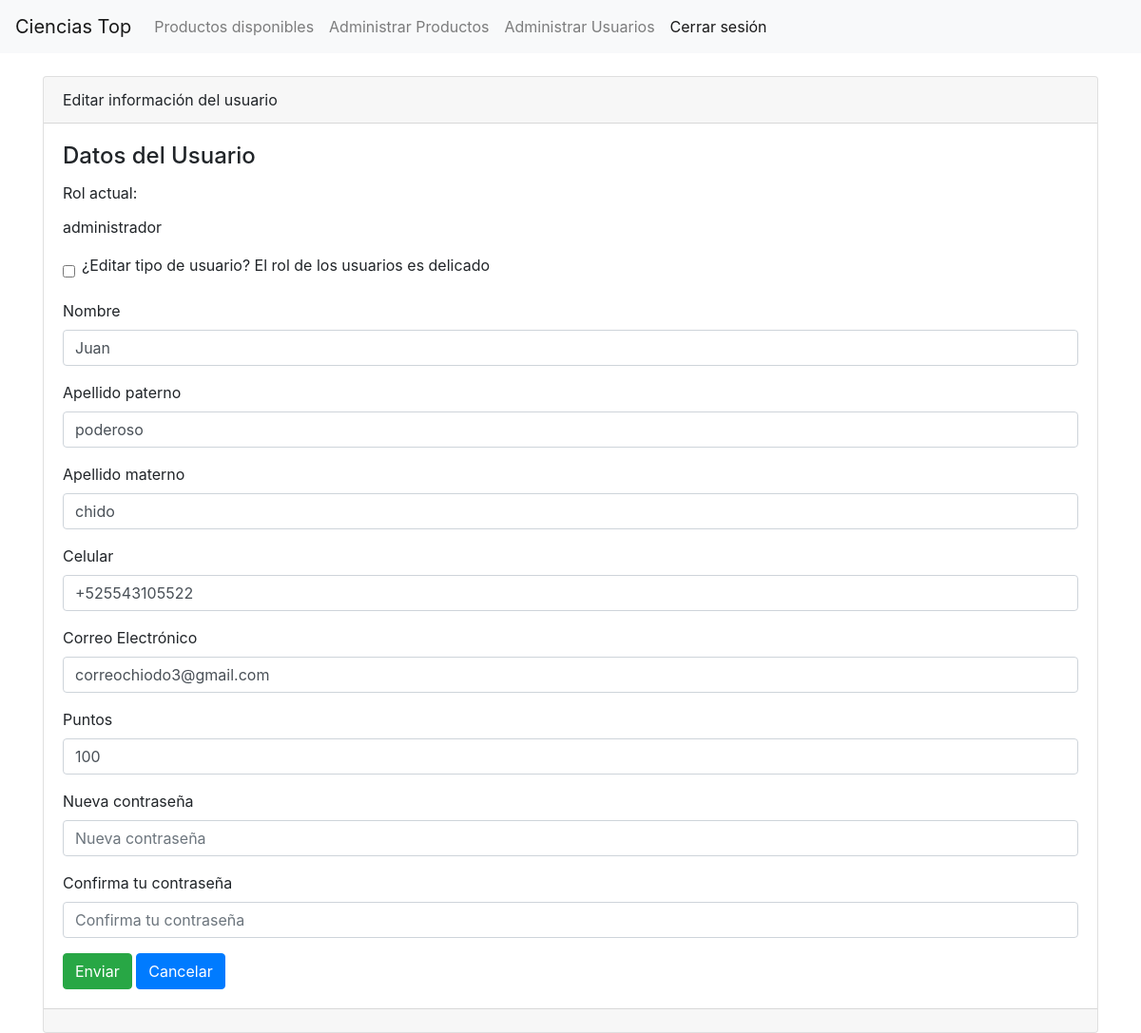
Page /usuarios/usuarios/editar/123456710 (signed in) on the earlier database version.
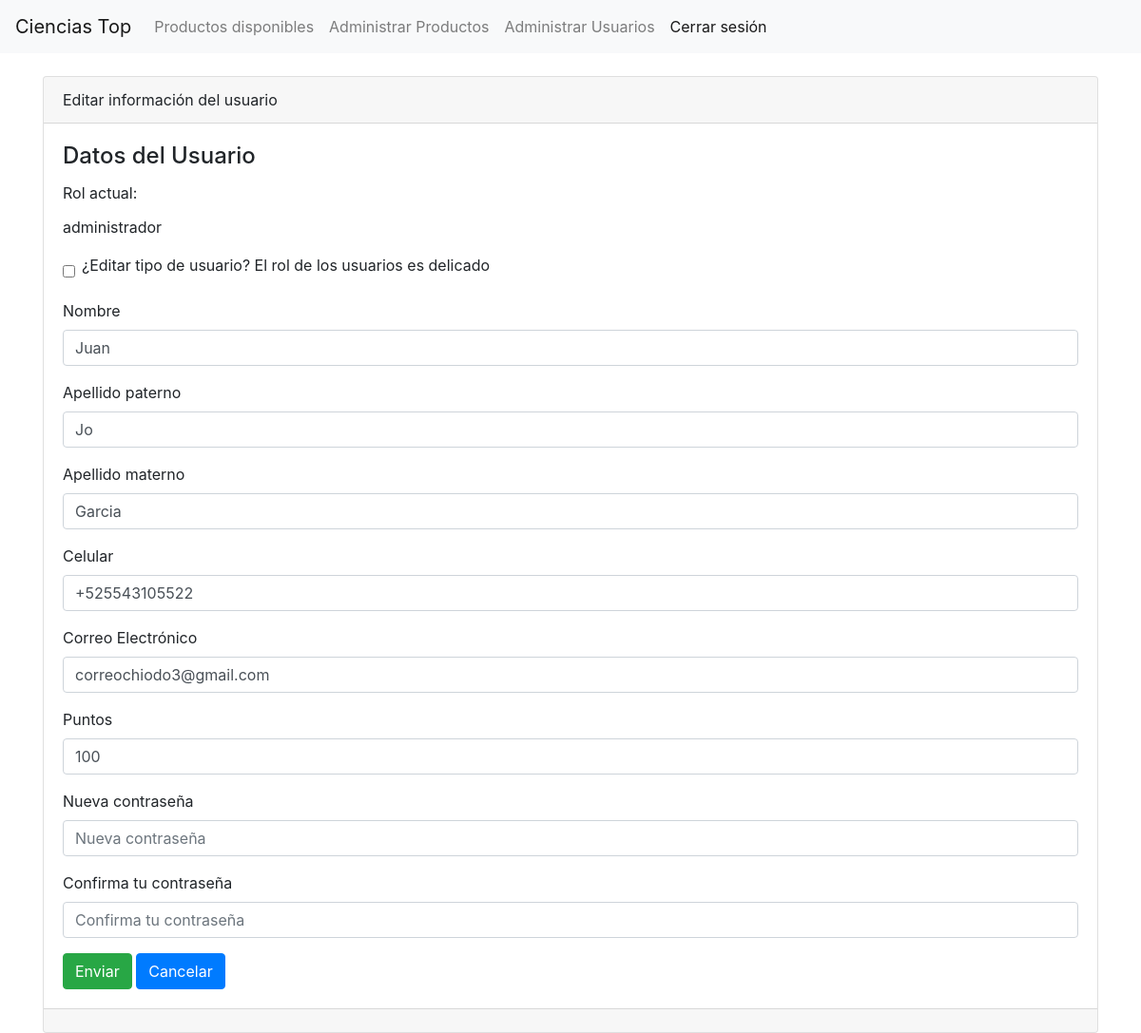
Same page on the later database version.
### usuario/models.py (models this page shows, shortened)
class Usuario(models.Model):
    user = models.OneToOneField(User, on_delete=models.CASCADE)
    nombre = models.CharField(max_length=40)
    apellidopaterno = models.CharField(max_length=40)
    apellidomaterno = models.CharField(max_length=40)
    puntos = models.IntegerField(default=100)
    celular = PhoneNumberField()
    nocuenta = models.CharField(max_length=9)
    area = models.CharField(max_length=100, default='trabajador')
    email = models.EmailField()
    oculto = models.BooleanField(default=False)
    def get_group_display(self):
        return ', '.join([group.name for group in self.user.groups.all()])  # Devuelve los grupos del usuario

### usuario/views.py (the view)
# urls.py: path('usuarios/editar/<int:nocuenta>', views.editar_usuario, name='editar_u'),
@login_required
@user_passes_test(is_admin)
def editar_usuario(request, nocuenta):
    usuario = get_object_or_404(Usuario, nocuenta=nocuenta)
    user = usuario.user
    if request.method == 'POST':
        formulario = UserEditForm(request.POST, instance=usuario)
        if formulario.is_valid():
            formulario.save()
            if request.POST.get('toggleTipousuario') == '1':
                nuevo_tipousuario = formulario.cleaned_data.get('tipousuario')
                grupo_actual = user.groups.first().name if user.groups.exists() else None
                if nuevo_tipousuario and nuevo_tipousuario != grupo_actual:
                    user.groups.clear()
                    if nuevo_tipousuario == 'proveedor':
                        add_to_group = Group.objects.get(name='proveedor')
                    elif nuevo_tipousuario == 'administrador':
                        add_to_group = Group.objects.get(name='administrador')
                    else:
                        add_to_group = Group.objects.get(name='usuario_c')
                    add_to_group.user_set.add(user)
            return redirect('usuarios')
    else:
        formulario = UserEditForm(instance=usuario)
    return render(request, 'usuarios/editar.html', {'formulario': formulario, 'usuario': usuario})

### usuario/forms.py (shortened to what this page needs)
class UserEditForm(forms.ModelForm):
    USER_CHOICES = [
        ('administrador', 'Administrador'),
        ('proveedor', 'Proveedor'),
        ('usuario', 'Usuario'),
    ]
    tipousuario = forms.ChoiceField(label='Tipo de Usuario', choices=USER_CHOICES, required=False)
    nombre = forms.CharField(label='Nombre', max_length=40)
    apellidopaterno = forms.CharField(label='Apellido paterno', max_length=40)
    apellidomaterno = forms.CharField(label='Apellido materno', max_length=40)
    celular = PhoneNumberField(label='Número de teléfono')
    email = forms.EmailField(label='Correo Electrónico')
    puntos = forms.IntegerField(label='Puntos')
    password = forms.CharField(label='Nueva contraseña', widget=forms.PasswordInput, required=False)
    password2 = forms.CharField(label='Confirma tu contraseña', widget=forms.PasswordInput, required=False)
    class Meta:
        model = Usuario
        fields = ['tipousuario', 'nombre', 'apellidopaterno', 'apellidomaterno', 'celular', 'email', 'puntos', 'password', 'password2']

### usuario/views.py (called while the page is built)
def is_admin(user):
    return user.groups.filter(name='administrador').exists()

### usuario/templates/usuarios/editar.html (shortened to what this page needs)
{% extends 'base.html' %}
{% block contenido %}
<div class="card">
    <div class="card-header">Editar información del usuario</div>
    <div class="card-body">
        <h4 class="card-title">Datos del Usuario</h4>
        {% include 'usuarios/edicion_form.html' %}
    </div>
    <div class="card-footer text-muted"></div>
</div>
{% endblock %}

### usuario/templates/usuarios/edicion_form.html (shortened to what this page needs)
<form enctype="multipart/form-data" method="post">
    <div class="mb-3">
        <label class="form-label">Rol actual:</label>
        <span class="form-text">{{ usuario.get_group_display }}</span>
    </div>
    <div class="mb-3 form-check">
        <label class="form-label">¿Editar tipo de usuario? El rol de los usuarios es delicado</label>
        <input type="checkbox" id="toggleTipousuario" name="toggleTipousuario" value="1" class="form-check-input">
    </div>
    {% for campo in formulario %}
        {% if campo.name != 'tipousuario' %}
        <div class="mb-3">
            <label for="{{ campo.id_for_label }}" class="form-label">{{ campo.label }}</label>
            {% if campo.field.widget.input_type == 'select' %}
                {{ campo }}
            {% else %}
                <input
                    type="{{ campo.field.widget.input_type }}"
                    class="form-control"
                    name="{{ campo.name }}"
                    id="{{ campo.id_for_label }}"
                    aria-describedby="helpId"
                    placeholder="{{ campo.label }}"
                    value="{{ campo.value|default:'' }}"
                />
            {% endif %}
        </div>
        {% endif %}
    {% endfor %}
    <input
        name=""
        id=""
        class="btn btn-success"
        type="submit"
        value="Enviar"
    />
    <a
        name=""
        id=""
        class="btn btn-primary"
        href="{% url 'usuarios' %}"
        role="button"
    >Cancelar</a>
</form>

Differences in the rows shown:
changed Usuario "Juan": apellidopaterno "poderoso" → "Jo"; apellidomaterno "chido" → "Garcia"
